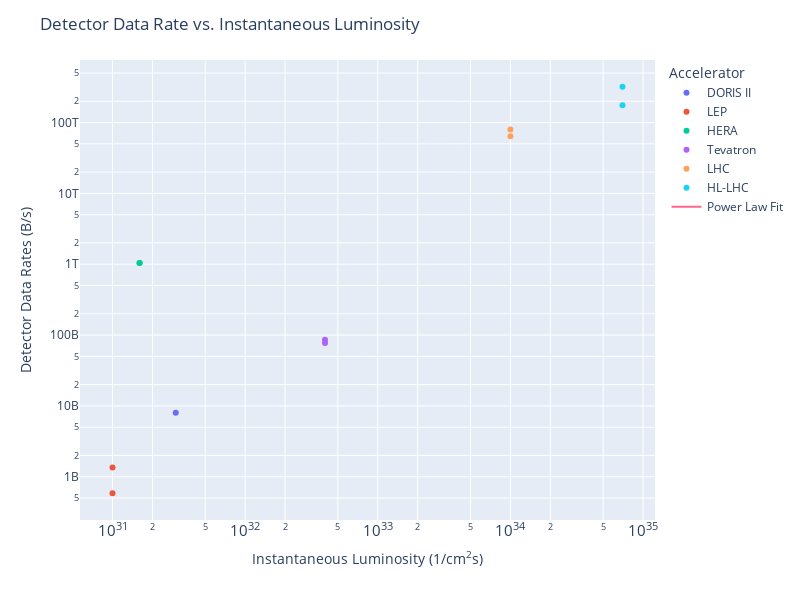

This figure's notebook cell:
### Code cell
fig = px.scatter(detectors,
                x = "Instantaneous Luminosity",
                y = "Det. Data Rate",
                color = "Accelerator",
                width = 800,
                height = 600)

fig.add_trace(go.Scatter(x = lumi_x, y = data_y, name="Power Law Fit"))

fig.update_layout(xaxis_type = "log",
                yaxis_type = "log",
                yaxis_title = "Detector Data Rates (B/s)",
                xaxis_title = "Instantaneous Luminosity (1/cm<sup>2</sup>s)",
                title = "Detector Data Rate vs. Instantaneous Luminosity")

### Figure 1 — Plotly figure (JSON) as saved in the notebook; plotly's stock layout.template omitted (floating-point values rounded to 4 significant figures)
{"data": [{"hovertemplate": "Accelerator=DORIS II<br>Instantaneous Luminosity=%{x}<br>Det. Data Rate=%{y}<extra></extra>", "legendgroup": "DORIS II", "marker": {"color": "#636efa", "symbol": "circle"}, "mode": "markers", "name": "DORIS II", "orientation": "v", "showlegend": true, "type": "scatter", "x": [3e+31], "xaxis": "x", "y": [8000000000], "yaxis": "y"}, {"hovertemplate": "Accelerator=LEP<br>Instantaneous Luminosity=%{x}<br>Det. Data Rate=%{y}<extra></extra>", "legendgroup": "LEP", "marker": {"color": "#EF553B", "symbol": "circle"}, "mode": "markers", "name": "LEP", "orientation": "v", "showlegend": true, "type": "scatter", "x": [1e+31, 1e+31], "xaxis": "x", "y": [585000000, 1350000000], "yaxis": "y"}, {"hovertemplate": "Accelerator=HERA<br>Instantaneous Luminosity=%{x}<br>Det. Data Rate=%{y}<extra></extra>", "legendgroup": "HERA", "marker": {"color": "#00cc96", "symbol": "circle"}, "mode": "markers", "name": "HERA", "orientation": "v", "showlegend": true, "type": "scatter", "x": [1.6e+31, 1.6e+31], "xaxis": "x", "y": [1042000000000.0, 1042000000000.0], "yaxis": "y"}, {"hovertemplate": "Accelerator=Tevatron<br>Instantaneous Luminosity=%{x}<br>Det. Data Rate=%{y}<extra></extra>", "legendgroup": "Tevatron", "marker": {"color": "#ab63fa", "symbol": "circle"}, "mode": "markers", "name": "Tevatron", "orientation": "v", "showlegend": true, "type": "scatter", "x": [4e+32, 4e+32], "xaxis": "x", "y": [77140000000.0, 85710000000.0], "yaxis": "y"}, {"hovertemplate": "Accelerator=LHC<br>Instantaneous Luminosity=%{x}<br>Det. Data Rate=%{y}<extra></extra>", "legendgroup": "LHC", "marker": {"color": "#FFA15A", "symbol": "circle"}, "mode": "markers", "name": "LHC", "orientation": "v", "showlegend": true, "type": "scatter", "x": [1e+34, 1e+34], "xaxis": "x", "y": [80000000000000, 64000000000000], "yaxis": "y"}, {"hovertemplate": "Accelerator=HL-LHC<br>Instantaneous Luminosity=%{x}<br>Det. Data Rate=%{y}<extra></extra>", "legendgroup": "HL-LHC", "marker": {"color": "#19d3f3", "symbol": "circle"}, "mode": "markers", "name": "HL-LHC", "orientation": "v", "showlegend": true, "type": "scatter", "x": [7e+34, 7e+34], "xaxis": "x", "y": [320000000000000, 176000000000000], "yaxis": "y"}, {"name": "Power Law Fit", "type": "scatter", "x": [1e+31, 1.096e+31, 1.202e+31, 1.318e+31, 1.445e+31, 1.585e+31, 1.738e+31, 1.905e+31, 2.089e+31, 2.291e+31, 2.512e+31, 2.754e+31, 3.02e+31, 3.311e+31, 3.631e+31, 3.981e+31, 4.365e+31, 4.786e+31, 5.248e+31, 5.754e+31, 6.31e+31, 6.918e+31, 7.586e+31, 8.318e+31, 9.12e+31, 1e+32, 1.096e+32, 1.202e+32, 1.318e+32, 1.445e+32, 1.585e+32, 1.738e+32, 1.905e+32, 2.089e+32, 2.291e+32, 2.512e+32, 2.754e+32, 3.02e+32, 3.311e+32, 3.631e+32, 3.981e+32, 4.365e+32, 4.786e+32, 5.248e+32, 5.754e+32, 6.31e+32, 6.918e+32, 7.586e+32, 8.318e+32, 9.12e+32, 1e+33, 1.096e+33, 1.202e+33, 1.318e+33, 1.445e+33, 1.585e+33, 1.738e+33, 1.905e+33, 2.089e+33, 2.291e+33, 2.512e+33, 2.754e+33, 3.02e+33, 3.311e+33, 3.631e+33, 3.981e+33, 4.365e+33, 4.786e+33, 5.248e+33, 5.754e+33, 6.31e+33, 6.918e+33, 7.586e+33, 8.318e+33, 9.12e+33, 1e+34, 1.096e+34, 1.202e+34, 1.318e+34, 1.445e+34, 1.585e+34, 1.738e+34, 1.905e+34, 2.089e+34, 2.291e+34, 2.512e+34, 2.754e+34, 3.02e+34, 3.311e+34, 3.631e+34, 3.981e+34, 4.365e+34, 4.786e+34, 5.248e+34, 5.754e+34, 6.31e+34, 6.918e+34, 7.586e+34, 8.318e+34, 9.12e+34, 1e+35], "y": [null, null, null, null, null, null, null, null, null, null, null, null, null, null, null, null, null, null, null, null, null, null, null, null, null, null, null, null, null, null, null, null, null, null, null, null, null, null, null, null, null, null, null, null, null, null, null, null, null, null, null, null, null, null, null, null, null, null, null, null, null, null, null, null, null, null, null, null, null, null, null, null, null, null, null, null, null, null, null, null, null, null, null, null, null, null, null, null, null, null, null, null, null, null, null, null, null, null, null, null, null]}], "layout": {"height": 600, "legend": {"title": {"text": "Accelerator"}, "tracegroupgap": 0}, "margin": {"t": 60}, "title": {"text": "Detector Data Rate vs. Instantaneous Luminosity"}, "width": 800, "xaxis": {"anchor": "y", "domain": [0, 1], "title": {"text": "Instantaneous Luminosity (1/cm<sup>2</sup>s)"}, "type": "log"}, "yaxis": {"anchor": "x", "domain": [0, 1], "title": {"text": "Detector Data Rates (B/s)"}, "type": "log"}}}
